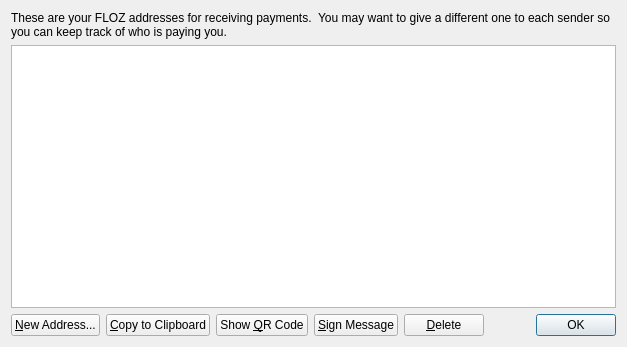
<?xml version="1.0" encoding="UTF-8"?>
<ui version="4.0">
 <class>AddressBookPage</class>
 <widget class="QWidget" name="AddressBookPage">
  <property name="geometry">
   <rect>
    <x>0</x>
    <y>0</y>
    <width>627</width>
    <height>347</height>
   </rect>
  </property>
  <property name="windowTitle">
   <string>Address Book</string>
  </property>
  <layout class="QVBoxLayout" name="verticalLayout">
   <item>
    <widget class="QLabel" name="labelExplanation">
     <property name="text">
      <string>These are your FLOZ addresses for receiving payments.  You may want to give a different one to each sender so you can keep track of who is paying you.</string>
     </property>
     <property name="textFormat">
      <enum>Qt::AutoText</enum>
     </property>
     <property name="wordWrap">
      <bool>true</bool>
     </property>
    </widget>
   </item>
   <item>
    <widget class="QTableView" name="tableView">
     <property name="toolTip">
      <string>Double-click to edit address or label</string>
     </property>
     <property name="alternatingRowColors">
      <bool>true</bool>
     </property>
     <property name="selectionMode">
      <enum>QAbstractItemView::SingleSelection</enum>
     </property>
     <property name="selectionBehavior">
      <enum>QAbstractItemView::SelectRows</enum>
     </property>
     <property name="sortingEnabled">
      <bool>true</bool>
     </property>
     <attribute name="verticalHeaderVisible">
      <bool>false</bool>
     </attribute>
    </widget>
   </item>
   <item>
    <layout class="QHBoxLayout" name="horizontalLayout">
     <item>
      <widget class="QPushButton" name="newAddressButton">
       <property name="toolTip">
        <string>Create a new address</string>
       </property>
       <property name="text">
        <string>&amp;New Address...</string>
       </property>
       <property name="icon">
        <iconset resource="../bitcoin.qrc">
         <normaloff>:/icons/add</normaloff>:/icons/add</iconset>
       </property>
      </widget>
     </item>
     <item>
      <widget class="QPushButton" name="copyToClipboard">
       <property name="toolTip">
        <string>Copy the currently selected address to the system clipboard</string>
       </property>
       <property name="text">
        <string>&amp;Copy to Clipboard</string>
       </property>
       <property name="icon">
        <iconset resource="../bitcoin.qrc">
         <normaloff>:/icons/editcopy</normaloff>:/icons/editcopy</iconset>
       </property>
      </widget>
     </item>
     <item>
      <widget class="QPushButton" name="showQRCode">
       <property name="text">
        <string>Show &amp;QR Code</string>
       </property>
       <property name="icon">
        <iconset resource="../bitcoin.qrc">
         <normaloff>:/images/qrcode</normaloff>:/images/qrcode</iconset>
       </property>
      </widget>
     </item>
     <item>
      <widget class="QPushButton" name="signMessage">
       <property name="toolTip">
        <string>Sign a message to prove you own this address</string>
       </property>
       <property name="text">
        <string>&amp;Sign Message</string>
       </property>
       <property name="icon">
        <iconset resource="../bitcoin.qrc">
         <normaloff>:/icons/edit</normaloff>:/icons/edit</iconset>
       </property>
      </widget>
     </item>
     <item>
      <widget class="QPushButton" name="deleteButton">
       <property name="toolTip">
        <string>Delete the currently selected address from the list. Only sending addresses can be deleted.</string>
       </property>
       <property name="text">
        <string>&amp;Delete</string>
       </property>
       <property name="icon">
        <iconset resource="../bitcoin.qrc">
         <normaloff>:/icons/remove</normaloff>:/icons/remove</iconset>
       </property>
      </widget>
     </item>
     <item>
      <spacer name="horizontalSpacer">
       <property name="orientation">
        <enum>Qt::Horizontal</enum>
       </property>
       <property name="sizeHint" stdset="0">
        <size>
         <width>40</width>
         <height>20</height>
        </size>
       </property>
      </spacer>
     </item>
     <item>
      <widget class="QDialogButtonBox" name="buttonBox">
       <property name="sizePolicy">
        <sizepolicy hsizetype="Maximum" vsizetype="Fixed">
         <horstretch>0</horstretch>
         <verstretch>0</verstretch>
        </sizepolicy>
       </property>
       <property name="standardButtons">
        <set>QDialogButtonBox::Ok</set>
       </property>
      </widget>
     </item>
    </layout>
   </item>
  </layout>
 </widget>
 <resources>
  <include location="../bitcoin.qrc"/>
 </resources>
 <connections/>
</ui>
